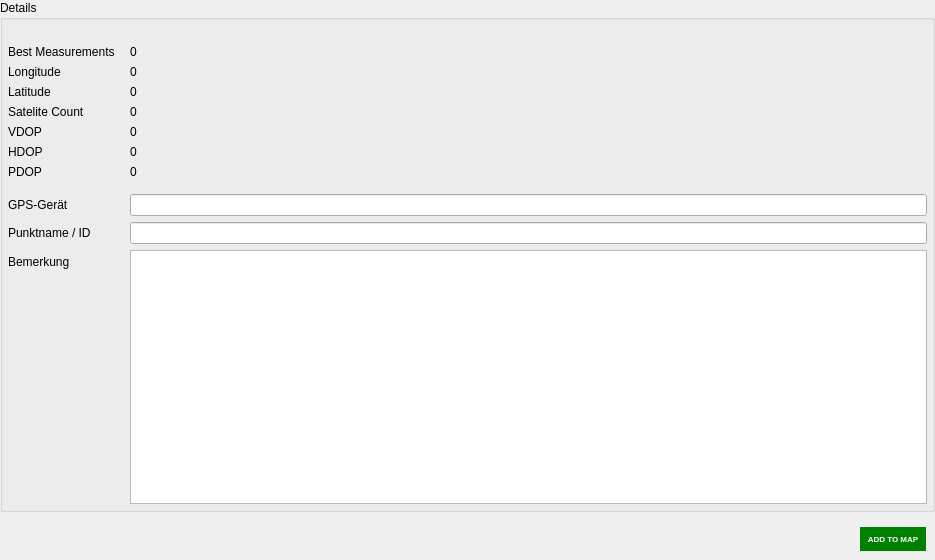
<?xml version="1.0" encoding="UTF-8"?>
<ui version="4.0">
 <class>Form</class>
 <widget class="QWidget" name="Form">
  <property name="geometry">
   <rect>
    <x>0</x>
    <y>0</y>
    <width>935</width>
    <height>560</height>
   </rect>
  </property>
  <property name="windowTitle">
   <string>Form</string>
  </property>
  <layout class="QVBoxLayout" name="verticalLayout">
   <property name="leftMargin">
    <number>0</number>
   </property>
   <property name="topMargin">
    <number>0</number>
   </property>
   <property name="rightMargin">
    <number>0</number>
   </property>
   <property name="bottomMargin">
    <number>0</number>
   </property>
   <item>
    <widget class="QgsCollapsibleGroupBox" name="mGroupBox">
     <property name="title">
      <string>Details</string>
     </property>
     <layout class="QVBoxLayout" name="verticalLayout_2">
      <property name="leftMargin">
       <number>0</number>
      </property>
      <property name="topMargin">
       <number>0</number>
      </property>
      <property name="rightMargin">
       <number>0</number>
      </property>
      <property name="bottomMargin">
       <number>0</number>
      </property>
      <item>
       <layout class="QFormLayout" name="formLayout">
        <property name="horizontalSpacing">
         <number>15</number>
        </property>
        <property name="leftMargin">
         <number>5</number>
        </property>
        <property name="topMargin">
         <number>25</number>
        </property>
        <property name="rightMargin">
         <number>5</number>
        </property>
        <property name="bottomMargin">
         <number>5</number>
        </property>
        <item row="0" column="0">
         <widget class="QLabel" name="label_4">
          <property name="text">
           <string>Best Measurements</string>
          </property>
         </widget>
        </item>
        <item row="0" column="1">
         <widget class="QLabel" name="lfbGPSCountBest">
          <property name="text">
           <string>0</string>
          </property>
         </widget>
        </item>
        <item row="1" column="0">
         <widget class="QLabel" name="label_5">
          <property name="text">
           <string>Longitude</string>
          </property>
         </widget>
        </item>
        <item row="1" column="1">
         <widget class="QLabel" name="lfbGPSLon">
          <property name="text">
           <string>0</string>
          </property>
         </widget>
        </item>
        <item row="2" column="0">
         <widget class="QLabel" name="label_10">
          <property name="text">
           <string>Latitude</string>
          </property>
         </widget>
        </item>
        <item row="2" column="1">
         <widget class="QLabel" name="lfbGPSLat">
          <property name="text">
           <string>0</string>
          </property>
         </widget>
        </item>
        <item row="3" column="0">
         <widget class="QLabel" name="label_6">
          <property name="text">
           <string>Satelite Count</string>
          </property>
         </widget>
        </item>
        <item row="3" column="1">
         <widget class="QLabel" name="lfbGPSsatCount">
          <property name="text">
           <string>0</string>
          </property>
         </widget>
        </item>
        <item row="4" column="0">
         <widget class="QLabel" name="label_7">
          <property name="text">
           <string>VDOP</string>
          </property>
         </widget>
        </item>
        <item row="4" column="1">
         <widget class="QLabel" name="lfbGPSvDop">
          <property name="text">
           <string>0</string>
          </property>
         </widget>
        </item>
        <item row="5" column="0">
         <widget class="QLabel" name="label_8">
          <property name="text">
           <string>HDOP</string>
          </property>
         </widget>
        </item>
        <item row="5" column="1">
         <widget class="QLabel" name="lfbGPShDop">
          <property name="text">
           <string>0</string>
          </property>
         </widget>
        </item>
        <item row="6" column="0">
         <widget class="QLabel" name="label_9">
          <property name="text">
           <string>PDOP</string>
          </property>
         </widget>
        </item>
        <item row="6" column="1">
         <widget class="QLabel" name="lfbGPSpDop">
          <property name="text">
           <string>0</string>
          </property>
         </widget>
        </item>
        <item row="7" column="0">
         <widget class="Line" name="line">
          <property name="orientation">
           <enum>Qt::Horizontal</enum>
          </property>
         </widget>
        </item>
        <item row="8" column="0">
         <widget class="QLabel" name="label">
          <property name="text">
           <string>GPS-Gerät</string>
          </property>
         </widget>
        </item>
        <item row="8" column="1">
         <widget class="QLineEdit" name="lfbGPSDevice"/>
        </item>
        <item row="9" column="0">
         <widget class="QLabel" name="label_2">
          <property name="text">
           <string>Punktname / ID</string>
          </property>
         </widget>
        </item>
        <item row="9" column="1">
         <widget class="QLineEdit" name="lfbGPSName"/>
        </item>
        <item row="10" column="0">
         <widget class="QLabel" name="label_3">
          <property name="text">
           <string>Bemerkung</string>
          </property>
         </widget>
        </item>
        <item row="10" column="1">
         <widget class="QPlainTextEdit" name="lfbGPSDescription"/>
        </item>
       </layout>
      </item>
     </layout>
    </widget>
   </item>
   <item>
    <widget class="QWidget" name="lfbAddToMapWidget" native="true">
     <layout class="QHBoxLayout" name="lfbAddToMapLayout">
      <item>
       <spacer name="horizontalSpacer">
        <property name="orientation">
         <enum>Qt::Horizontal</enum>
        </property>
        <property name="sizeHint" stdset="0">
         <size>
          <width>40</width>
          <height>20</height>
         </size>
        </property>
       </spacer>
      </item>
      <item>
       <widget class="QPushButton" name="lfbAddToMapBtn">
        <property name="sizePolicy">
         <sizepolicy hsizetype="Fixed" vsizetype="Fixed">
          <horstretch>0</horstretch>
          <verstretch>0</verstretch>
         </sizepolicy>
        </property>
        <property name="font">
         <font>
          <pointsize>6</pointsize>
          <weight>75</weight>
          <bold>true</bold>
         </font>
        </property>
        <property name="styleSheet">
         <string notr="true">QPushButton{
	border: 2px solid #333;
	color: #555;
	padding: 5px;
}
QPushButton:hover{
	background-color: yellow;
}
QPushButton:enabled{
	border:  2px solid green;
	background-color: green;
	color: #fff;
}</string>
        </property>
        <property name="text">
         <string>ADD TO MAP</string>
        </property>
       </widget>
      </item>
     </layout>
    </widget>
   </item>
  </layout>
 </widget>
 <customwidgets>
  <customwidget>
   <class>QgsCollapsibleGroupBox</class>
   <extends>QGroupBox</extends>
   <header>qgscollapsiblegroupbox.h</header>
   <container>1</container>
  </customwidget>
 </customwidgets>
 <resources/>
 <connections/>
</ui>
